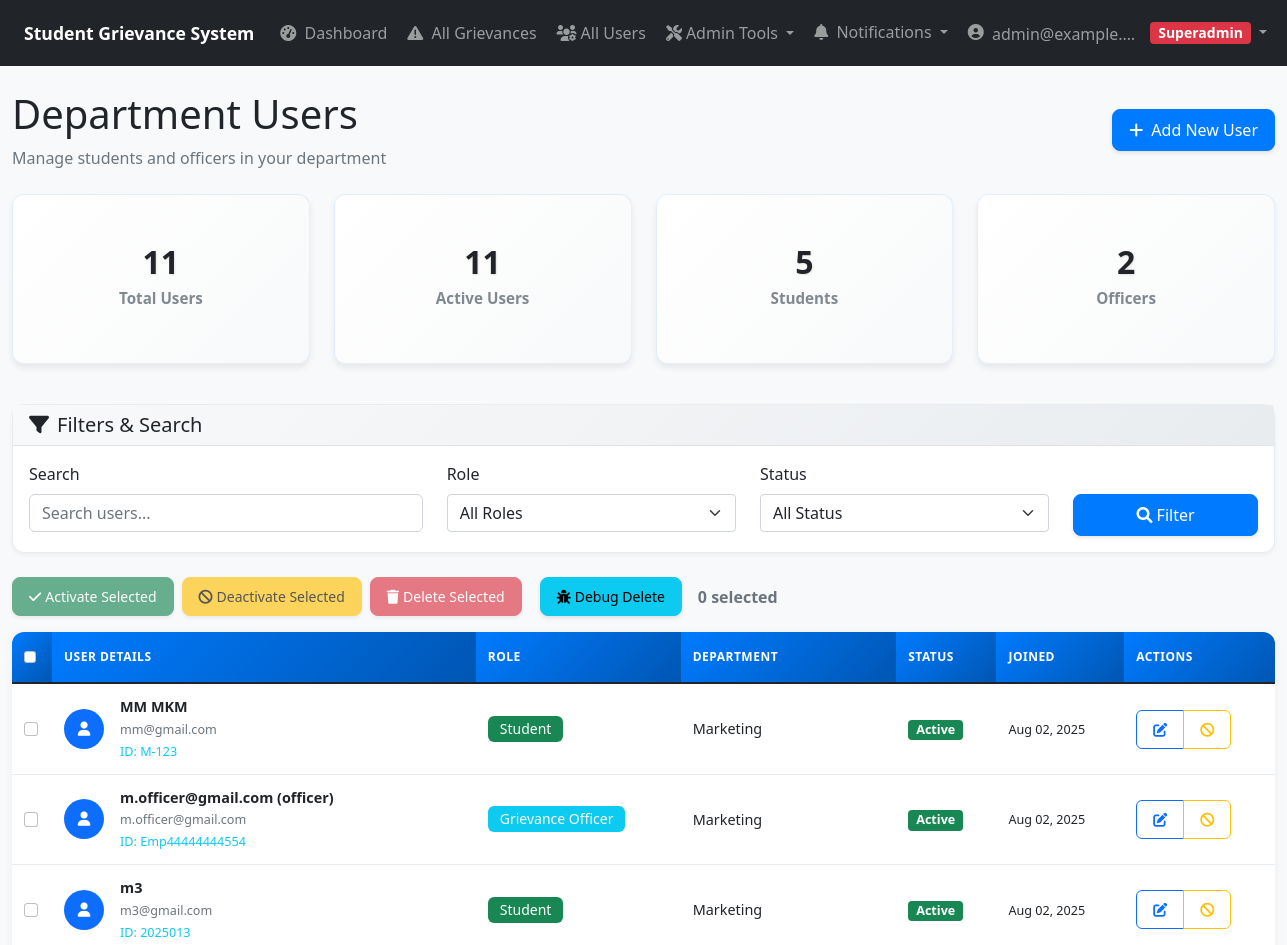
Page /api/admin-panel/users/ (signed in, upper part) on the earlier database version.
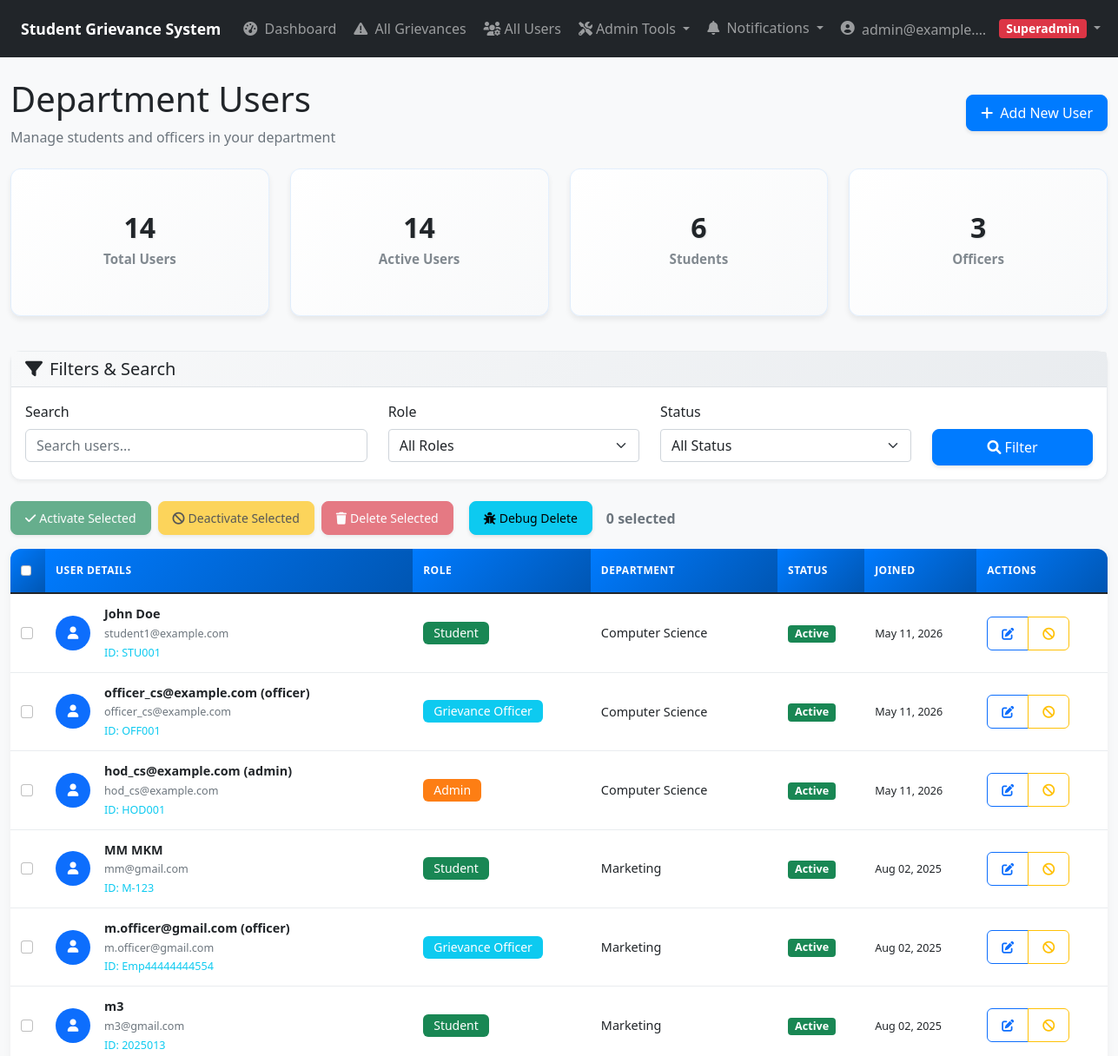
Same page on the later database version.
### apps/authentication/models.py (models this page shows, shortened)
class User(AbstractBaseUser, PermissionsMixin):
    ROLE_CHOICES = [
        ('student', 'Student'),
        ('admin', 'Admin'),
        ('superadmin', 'Super Admin'),
        ('officer', 'Grievance Officer'),
    ]
    email = models.EmailField(unique=True)  # STRING - Unique email address
    role = models.CharField(max_length=20, choices=ROLE_CHOICES, default='student')  # STRING - User role (e.g., 'student')
    created_at = models.DateTimeField(auto_now_add=True)  # DATETIME - Timestamp of registration
    is_active = models.BooleanField(default=True)
    is_staff = models.BooleanField(default=False)
    is_email_verified = models.BooleanField(default=False)
    deactivation_reason = models.TextField(blank=True, null=True, help_text="Reason for account deactivation")
    objects = UserManager()
    USERNAME_FIELD = 'email'
    REQUIRED_FIELDS = []
    def get_display_name(self):
        if hasattr(self, 'student_profile') and self.student_profile.name:
            return self.student_profile.name
        return self.email
    @property
    def is_student(self):
        return self.role == 'student'
    @property
    def is_admin(self):
        return self.role in ['admin', 'superadmin']
    @property
    def is_admin_or_officer(self):
        return self.role in ['admin', 'superadmin', 'officer']
    @property
    def is_superadmin(self):
        return self.role == 'superadmin'
    @property
    def assigned_department(self):
        if self.role == 'superadmin':
            return None  # Superadmin has access to all departments
        elif self.role == 'admin':
            return self.headed_departments.first()
        return None
    @property
    def department_name(self):
        dept = self.assigned_department
        return dept.name if dept else None
    def get_full_name(self):
        if hasattr(self, 'student_profile') and self.student_profile:
            return self.student_profile.name or self.email
        if hasattr(self, 'admin_profile') and self.admin_profile:
            return f"{self.admin_profile.user.email} ({self.admin_profile.role_level})"
        return self.email

### apps/students/models.py (models this page shows, shortened)
class StudentProfile(models.Model):
    user = models.OneToOneField(settings.AUTH_USER_MODEL, on_delete=models.CASCADE, related_name='student_profile')
    name = models.CharField(max_length=100, blank=True, null=True)  # Full name of the student (nullable for migration)
    student_id = models.CharField(max_length=50, unique=True)  # Student enrollment Id
    school = models.CharField(max_length=200)  # Name of the School (required)
    department = models.CharField(max_length=100)  # Department name (required)
    contact_no = models.CharField(max_length=15, blank=True, null=True)  # Contact number (nullable for migration)
    created_at = models.DateTimeField(auto_now_add=True)
    updated_at = models.DateTimeField(auto_now=True)
    class Meta:
        verbose_name = "Student Profile"
        verbose_name_plural = "Student Profiles"

class AdminProfile(models.Model):
    ROLE_LEVEL_CHOICES = [
        ('superadmin', 'Super Admin'),
        ('admin', 'Department Admin'),  # Updated to match User model
        ('officer', 'Grievance Officer'),
    ]
    id = models.UUIDField(primary_key=True, default=uuid.uuid4, editable=False)
    user = models.OneToOneField(settings.AUTH_USER_MODEL, on_delete=models.CASCADE, related_name='admin_profile')
    role_level = models.CharField(max_length=20, choices=ROLE_LEVEL_CHOICES)
    department = models.CharField(max_length=100)  # Department is required for admin/officers
    employee_id = models.CharField(max_length=50, unique=True)
    phone = models.CharField(max_length=15, blank=True, null=True)
    office_location = models.CharField(max_length=100, blank=True, null=True)
    created_at = models.DateTimeField(auto_now_add=True)
    updated_at = models.DateTimeField(auto_now=True)
    class Meta:
        verbose_name = "Admin Profile"
        verbose_name_plural = "Admin Profiles"

### apps/admin_panel/views.py (the view, shortened to what this page needs)
# urls.py: path('users/', views.department_users_list, name='department_users'),
@login_required
@department_access_required
def department_users_list(request):
    user = request.user
    if not user.is_admin_or_officer:
        messages.error(request, 'Access denied')
        return redirect('authentication:login')
    search_query = request.GET.get('search', '')
    status_filter = request.GET.get('status', '')
    role_filter = request.GET.get('role', '')
    if user.is_superadmin:
        all_users = User.objects.all()
    users = all_users.select_related('student_profile', 'admin_profile')
    if status_filter:
        if status_filter == 'active':
            users = users.filter(is_active=True)
        elif status_filter == 'inactive':
            users = users.filter(is_active=False)
    if role_filter:
        users = users.filter(role=role_filter)
    paginator = Paginator(users.order_by('-created_at'), 20)
    page_number = request.GET.get('page')
    users_page = paginator.get_page(page_number)
    total_users = users.count()
    active_users = users.filter(is_active=True).count()
    student_count = users.filter(role='student').count()
    officer_count = users.filter(role='officer').count()
    admin_count = users.filter(role='admin').count()
    if user.is_superadmin:
        role_choices = [
            (role_code, role_name) for role_code, role_name in User.ROLE_CHOICES
            if role_code != 'superadmin'
        ]
    else:
        role_choices = [
            ('student', 'Student'),
            ('officer', 'Grievance Officer')
        ]
    context = {
        'users': users_page,
        'search_query': search_query,
        'status_filter': status_filter,
        'role_filter': role_filter,
        'role_choices': role_choices,
        'user_department': user.department_name,
        'can_create_users': user.is_admin or user.is_superadmin,
        'can_edit_users': user.is_admin or user.is_superadmin,
        'total_users': total_users,
        'active_users': active_users,
        'student_count': student_count,
        'officer_count': officer_count,
        'admin_count': admin_count,
    }
    return render(request, 'admin_panel/department_users.html', context)

### apps/admin_panel/permissions.py (called while the page is built)
def department_access_required(view_func):
    @wraps(view_func)
    def wrapper(request, *args, **kwargs):
        if not request.user.is_authenticated:
            return redirect('authentication:login')
        if not request.user.is_admin_or_officer:
            messages.error(request, 'Access denied.')
            return redirect('authentication:login')
        return view_func(request, *args, **kwargs)
    return wrapper

### apps/notifications/context_processors.py (called while the page is built)
def general_notifications(request):
    if request.user.is_authenticated:
        notifications = Notification.objects.filter(
            recipient=request.user,
            is_read=False
        ).order_by('-created_at')[:5]
        unread_count = Notification.objects.filter(
            recipient=request.user,
            is_read=False
        ).count()
        return {
            'general_notifications': notifications,
            'general_notifications_count': unread_count
        }
    return {
        'general_notifications': [],
        'general_notifications_count': 0
    }

### templates/admin_panel/department_users.html (shortened to what the changed rows need)
{% extends 'base.html' %}
{% load static %}
{% block content %}
<div class="row mb-4">
    <div class="col-12">
        <div class="d-flex justify-content-between align-items-center">
            <div>
                <h1 class="mb-2">Department Users</h1>
            </div>
        </div>
    </div>
</div>
<div class="row mb-4">
    <div class="col-md-3">
        <div class="card stats-card">
            <div class="card-body text-center">
                <h3 class="text-primary">{{ total_users }}</h3>
                <h5 class="text-muted">Total Users</h5>
            </div>
        </div>
    </div>
    <div class="col-md-3">
        <div class="card stats-card">
            <div class="card-body text-center">
                <h3 class="text-success">{{ active_users }}</h3>
                <h5 class="text-muted">Active Users</h5>
            </div>
        </div>
    </div>
    <div class="col-md-3">
        <div class="card stats-card">
            <div class="card-body text-center">
                <h3 class="text-info">{{ student_count }}</h3>
                <h5 class="text-muted">Students</h5>
            </div>
        </div>
    </div>
    <div class="col-md-3">
        <div class="card stats-card">
            <div class="card-body text-center">
                <h3 class="text-warning">{{ officer_count }}</h3>
                <h5 class="text-muted">Officers</h5>
            </div>
        </div>
    </div>
</div>
<div class="row">
    <div class="col-12">
        <div class="table-responsive">
            <table class="table user-table">
                <thead>
                    <tr>
                        {% if can_edit_users %}
                        <th style="width: 40px;">
                            <input type="checkbox" id="selectAll" class="form-check-input">
                        </th>
                        {% endif %}
                        <th>User Details</th>
                        <th>Role</th>
                        <th>Department</th>
                        <th>Status</th>
                        <th>Joined</th>
                        {% if can_edit_users %}
                        <th>Actions</th>
                        {% endif %}
                    </tr>
                </thead>
                <tbody>
                    {% for user in users %}
                    <tr>
                        {% if can_edit_users %}
                        <td>
                            {% if user.id != request.user.id %}
                                <input type="checkbox" class="form-check-input user-checkbox" name="user_select" value="{{ user.id }}">
                            {% else %}
                                <span class="text-muted" title="Cannot select your own account">
                                    <i class="fas fa-lock"></i>
                                </span>
                            {% endif %}
                        </td>
                        {% endif %}
                        <td>
                            <div class="d-flex align-items-center">
                                <div class="me-3">
                                    <div class="rounded-circle bg-primary text-white d-flex align-items-center justify-content-center"
                                         style="width: 40px; height: 40px;">
                                        <i class="fas fa-user"></i>
                                    </div>
                                </div>
                                <div>
                                    <div class="fw-bold">
                                        {% if user.role == 'student' and user.student_profile %}
                                            {{ user.student_profile.name|default:"No Name" }}
                                        {% elif user.role != 'student' and user.admin_profile %}
                                            {{ user.get_full_name|default:"No Name" }}
                                        {% else %}
                                            {{ user.email }}
                                        {% endif %}
                                    </div>
                                    <small class="text-muted">{{ user.email }}</small>
                                    {% if user.role == 'student' and user.student_profile %}
                                        <br><small class="text-info">ID: {{ user.student_profile.student_id }}</small>
                                    {% elif user.role != 'student' and user.admin_profile %}
                                        <br><small class="text-info">ID: {{ user.admin_profile.employee_id }}</small>
                                    {% endif %}
                                </div>
                            </div>
                        </td>
                        <td>
                            <span class="badge role-{{ user.role }} role-badge">
                                {{ user.get_role_display }}
                            </span>
                        </td>
                        <td>
                            {% if user.role == 'student' and user.student_profile %}
                                {{ user.student_profile.department }}
                            {% elif user.role != 'student' and user.admin_profile %}
                                {{ user.admin_profile.department }}
                            {% else %}
                                <span class="text-muted">Not assigned</span>
                            {% endif %}
                        </td>
                        <td>
                            <span class="badge bg-{{ user.is_active|yesno:'success,danger' }}">
                                {{ user.is_active|yesno:'Active,Inactive' }}
                            </span>
                        </td>
                        <td>
                            <small>{{ user.created_at|date:"M d, Y" }}</small>
                        </td>
                        {% if can_edit_users %}
                        <td>
                            {% if user.id != request.user.id %}
                                <div class="btn-group" role="group">
                                    <button class="btn btn-sm btn-outline-primary" onclick="editUser({{ user.id }})"
                                            title="Edit User">
                                        <i class="fas fa-edit"></i>
                                    </button>
                                    <button class="btn btn-sm btn-outline-{{ user.is_active|yesno:'warning,success' }}"
                                            onclick="toggleUserStatus({{ user.id }})"
                                            title="{{ user.is_active|yesno:'Deactivate,Activate' }} User">
                                        <i class="fas fa-{{ user.is_active|yesno:'ban,check' }}"></i>
                                    </button>
                                </div>
                            {% else %}
                                <span class="text-muted" title="Cannot edit your own account">
                                    <i class="fas fa-lock"></i> Self
                                </span>
                            {% endif %}
                        </td>
                        {% endif %}
                    </tr>
                    {% endfor %}
                </tbody>
            </table>
        </div>
    </div>
</div>
{% endblock %}

Differences in the rows shown:
added User: student_profile.name "John Doe", email "student1@example.com", student_profile.student_id "STU001", role "Student", student_profile.department "Computer Science", is_active "Active", created_at "May 11, 2026"
added User: get_full_name "officer_cs@example.com (officer)", email "officer_cs@example.com", admin_profile.employee_id "OFF001", role "Grievance Officer", admin_profile.department "Computer Science", is_active "Active", created_at "May 11, 2026"
added User: get_full_name "hod_cs@example.com (admin)", email "hod_cs@example.com", admin_profile.employee_id "HOD001", role "Admin", admin_profile.department "Computer Science", is_active "Active", created_at "May 11, 2026"
Other differences:
{{ total_users }}: "11" → "14"
{{ active_users }}: "11" → "14"
{{ student_count }}: "5" → "6"
{{ officer_count }}: "2" → "3"
